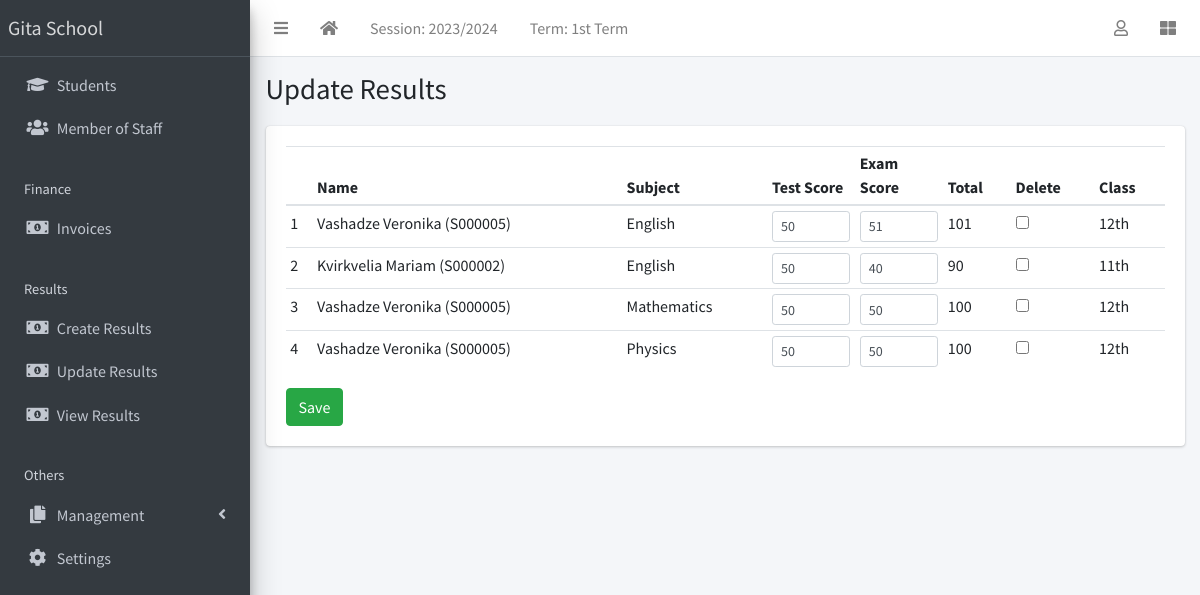
Screenshot of /result/edit-results/ (signed in) with the database file from the repository.
### apps/corecode/models.py (models this page shows, shortened)
class AcademicSession(models.Model):
    name = models.CharField(max_length=200, unique=True)
    current = models.BooleanField(default=True)
    class Meta:
        ordering = ["-name"]

class AcademicTerm(models.Model):
    name = models.CharField(max_length=20, unique=True)
    current = models.BooleanField(default=True)
    class Meta:
        ordering = ["name"]

class SiteConfig(models.Model):
    key = models.SlugField()
    value = models.CharField(max_length=200)

class Subject(models.Model):
    name = models.CharField(max_length=200, unique=True)
    class Meta:
        ordering = ["name"]
    def __str__(self):
        return self.name

class StudentClass(models.Model):
    name = models.CharField(max_length=200, unique=True)
    class Meta:
        verbose_name = "Class"
        verbose_name_plural = "Classes"
        ordering = ["name"]
    def __str__(self):
        return self.name

### apps/result/models.py (models this page shows, shortened)
class Result(models.Model):
    student = models.ForeignKey(Student, on_delete=models.CASCADE)
    session = models.ForeignKey(AcademicSession, on_delete=models.CASCADE)
    term = models.ForeignKey(AcademicTerm, on_delete=models.CASCADE)
    current_class = models.ForeignKey(StudentClass, on_delete=models.CASCADE)
    subject = models.ForeignKey(Subject, on_delete=models.CASCADE)
    test_score = models.IntegerField(default=0)
    exam_score = models.IntegerField(default=0)
    class Meta:
        ordering = ["subject"]
    def total_score(self):
        return self.test_score + self.exam_score

### apps/students/models.py (models this page shows, shortened)
class Student(models.Model):
    STATUS_CHOICES = [("active", "Active"), ("inactive", "Inactive")]
    GENDER_CHOICES = [("male", "Male"), ("female", "Female")]
    current_status = models.CharField(
        max_length=10, choices=STATUS_CHOICES, default="active"
    )
    registration_number = models.CharField(max_length=200, unique=True)
    surname = models.CharField(max_length=200)
    firstname = models.CharField(max_length=200)
    other_name = models.CharField(max_length=200, blank=True)
    gender = models.CharField(max_length=10, choices=GENDER_CHOICES, default="male")
    date_of_birth = models.DateField(default=timezone.now)
    current_class = models.ForeignKey(
        StudentClass, on_delete=models.SET_NULL, blank=True, null=True
    )
    date_of_admission = models.DateField(default=timezone.now)
    mobile_num_regex = RegexValidator(
        regex="^[0-9]{9,15}$", message="Entered mobile number isn't in a right format!"
    )
    parent_mobile_number = models.CharField(
        validators=[mobile_num_regex], max_length=13, blank=True
    )
    address = models.TextField(blank=True)
    others = models.TextField(blank=True)
    passport = models.ImageField(blank=True, upload_to="students/passports/")
    class Meta:
        ordering = ["surname", "firstname", "other_name"]
    def __str__(self):
        return f"{self.surname} {self.firstname} {self.other_name} ({self.registration_number})"

### apps/result/views.py (the view)
# urls.py: path("edit-results/", edit_results, name="edit-results"),
@login_required
def edit_results(request):
    if request.method == "POST":
        form = EditResults(request.POST)
        if form.is_valid():
            form.save()
            messages.success(request, "Results successfully updated")
            return redirect("edit-results")
    else:
        results = Result.objects.filter(
            session=request.current_session, term=request.current_term
        )
        form = EditResults(queryset=results)
    return render(request, "result/edit_results.html", {"formset": form})

### apps/corecode/context_processors.py (called while the page is built)
def site_defaults(request):
    current_session = AcademicSession.objects.get(current=True)
    current_term = AcademicTerm.objects.get(current=True)
    vals = SiteConfig.objects.all()
    contexts = {
        "current_session": current_session.name,
        "current_term": current_term.name,
    }
    for val in vals:
        contexts[val.key] = val.value
    return contexts

### apps/result/templates/result/edit_results.html (shortened to what this page needs)
{% extends 'base.html' %}
{% load widget_tweaks %}
{% block title %}
Update Results
{% endblock title %}
{% block content %}
<form method="POST">
  <table id="studenttable" class="table table-sm">
    <thead>
      <tr>
        <th></th>
        <th>Name</th>
        <th>Subject</th>
        <th>Test Score</th>
        <th>Exam Score</th>
        <th>Total</th>
        <th>Delete</th>
        <th>Class</th>
      </tr>
    </thead>
    <tbody>
      {% for form in formset %}
        <tr>
          <td>{{forloop.counter }}</td>
          <td>{{form.instance.student }}</td>
          <td>{{form.instance.subject}}</td>
          <td style="width: 10%;">{{form.test_score | add_class:"form-control form-control-sm"}}</td>
          <td style="width: 10%;">{{form.exam_score | add_class:"form-control form-control-sm"}}</td>
          <td>{{form.instance.total_score}}</td>
          <td>{{form.DELETE}}</td>
          <td>{{form.instance.current_class}}</td>
        </tr>
      {% endfor %}
    </tbody>
  </table>
  <input type="submit" class="btn btn-success" value="Save">
  </form>
{% endblock content %}

### templates/base.html (shortened to what this page needs)
{% load static %}
<!DOCTYPE html>
<html lang="en">
<head>
  <link rel="stylesheet" href="{% static 'plugins/fontawesome-free/css/all.min.css' %}">
  <link rel="stylesheet" href="{% static 'plugins/toastr/toastr.min.css' %}">
  <link rel="stylesheet"
    href="{% static 'plugins/overlayScrollbars/css/OverlayScrollbars.min.css' %}">
  <link rel="stylesheet" href="{% static 'plugins/Datatables/datatables.min.css' %}" />
  <link rel="stylesheet" href="{% static 'dist/css/adminlte.min.css' %}">
</head>
<body
  class="hold-transition sidebar-mini layout-fixed layout-navbar-fixed layout-footer-fixed">
  <div class="wrapper">
    <nav class="main-header navbar navbar-expand navbar-white navbar-light">
      <ul class="navbar-nav">
        <li class="nav-item">
          <a class="nav-link" data-widget="pushmenu" href="#" role="button"><i
              class="fas fa-bars"></i></a>
        </li>
        <li class="nav-item d-none d-sm-inline-block">
          <a href="{% url 'home' %} " class="nav-link"><i class="fa fa-home"></i></a>
        </li>
        <li class="nav-item d-none d-sm-inline-block">
          <a href="{% url 'current-session' %}" class="nav-link">Session: {{ current_session }}</a>
        </li>
        <li class="nav-item d-none d-sm-inline-block">
          <a href="{% url 'current-session' %}" class="nav-link">Term: {{ current_term }}</a>
        </li>
      </ul>
      <ul class="navbar-nav ml-auto">
        <li class="nav-item dropdown">
          <a class="nav-link" data-toggle="dropdown" href="#">
            <i class="far fa-user"></i>
          </a>
        </li>
        <li class="nav-item">
          <a class="nav-link" data-widget="control-sidebar" data-slide="true"
            href="#" role="button"><i class="fas fa-th-large"></i></a>
        </li>
      </ul>
    </nav>
    <aside class="main-sidebar sidebar-dark-primary elevation-4">
      <a href="{% url 'home' %}" class="brand-link">{{ school_name | default:"MySchool" }}</a>
      <div class="sidebar">
        <nav class="mt-2">
          <ul class="nav nav-pills nav-sidebar flex-column"
            data-widget="treeview" role="menu" data-accordion="false">
            <li class="nav-item">
              <a href="{% url 'student-list' %}" class="nav-link">
                <i class="nav-icon fas fa-graduation-cap"></i>
                <p>
                  Students
                </p>
              </a>
            </li>
            <li class="nav-item">
              <a href="{% url 'staff-list' %}" class="nav-link">
                <i class="nav-icon fas fa-users"></i>
                <p>
                  Member of Staff
                </p>
              </a>
            </li>
            <li class="nav-header">Finance</li>
            <li class="nav-item">
              <a href="{% url 'invoice-list' %}" class="nav-link">
                <i class="nav-icon fas fa-money-bill-alt"></i>
                <p>
                  Invoices
                </p>
              </a>
            </li>
            <li class="nav-header">Results</li>
            <li class="nav-item">
              <a href="{% url 'create-result' %}" class="nav-link">
                <i class="nav-icon fas fa-money-bill-alt"></i>
                <p>
                  Create Results
                </p>
              </a>
            </li>
            <li class="nav-item">
              <a href="{% url 'edit-results' %}" class="nav-link">
                <i class="nav-icon fas fa-money-bill-alt"></i>
                <p>
                  Update Results
                </p>
              </a>
            </li>
            <li class="nav-item">
              <a href="{% url 'view-results' %}" class="nav-link">
                <i class="nav-icon fas fa-money-bill-alt"></i>
                <p>
                  View Results
                </p>
              </a>
            </li>
            <li class="nav-header">Others</li>
            <li class="nav-item has-treeview">
              <a href="#" class="nav-link">
                <i class="nav-icon fas fa-copy"></i>
                <p>
                  Management
                  <i class="fas fa-angle-left right"></i>
                </p>
              </a>
            </li>
            <li class="nav-item">
              <a href="{% url 'configs' %}" class="nav-link">
                <i class="nav-icon fas fa-cog"></i>
                <p>
                  Settings
                </p>
              </a>
            </li>
          </ul>
        </nav>
      </div>
    </aside>
    <div class="content-wrapper">
      <section class="content-header">
        <div class="container-fluid">
          <div class="row mb-1">
            <div class="col-sm-8">
              <h1>{% block title %}{% endblock title %}</h1>
            </div>
            <div class="col-sm-4">
            </div>
          </div>
        </div>
      </section>
      <section class="content">
        <div class="container-fluid">
          <div class="row">
            <div class="col-md-12">
              {% block fullcard %}
              <div class="card">
                <div class="card-body">
                  <div class="row">
                    <div class="col">
                      {% block content %}
                      {% endblock content %}
                    </div>
                  </div>
                </div>
              </div>
              {% endblock fullcard %}
            </div>
          </div>
        </div>
      </section>
    </div>
  </div>
</body>
</html>

### rows the page displays
AcademicSession: name "2023/2024"
AcademicTerm: name "1st Term"
SiteConfig: value "Gita School"
Result: instance.student "Vashadze Veronika (S000005)", instance.subject "English", instance.total_score "101", instance.current_class "12th"
Result: instance.student "Kvirkvelia Mariam (S000002)", instance.subject "English", instance.total_score "90", instance.current_class "11th"
Result: instance.student "Vashadze Veronika (S000005)", instance.subject "Mathematics", instance.total_score "100", instance.current_class "12th"
Result: instance.student "Vashadze Veronika (S000005)", instance.subject "Physics", instance.total_score "100", instance.current_class "12th"
